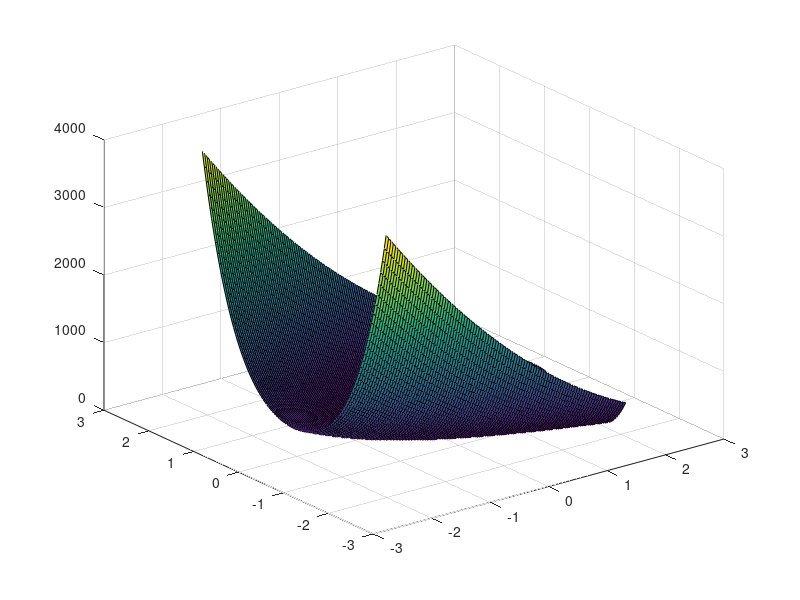

This chart was generated by the following MATLAB code:
clear all;
close all;

x_min=-2.048;
x_max=2.048;

L=x_max-x_min;
N=101;
for i=1:1:N
    for j=1:1:N
        x1(i)=x_min+L/(N-1)*(i-1);
        x2(j)=x_min+L/(N-1)*(j-1);
        fx(i,j)=100*(x1(i)^2-x2(j))^2 + (1-x1(i))^2;
    end
end
figure(1);
surf(x1,x2,fx);

display('Maximum valus of fx=');
disp(max(max(fx)));